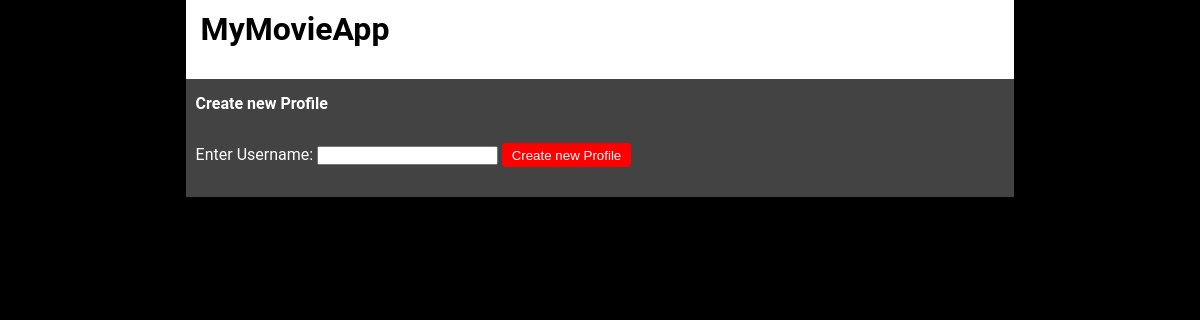
/, run on an earlier commit of the app's database.
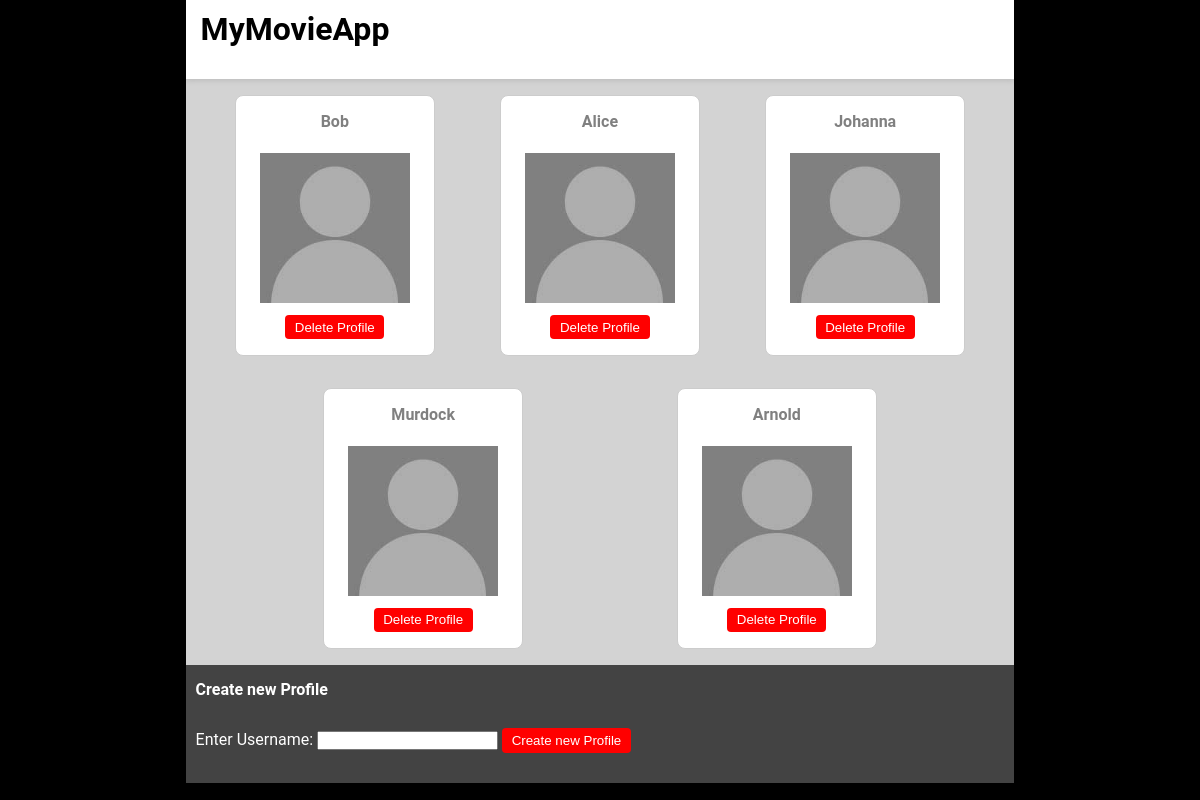
And on a later commit of the database.
### models.py (models this page shows, shortened)
class User(db.Model):
    __tablename__ = "users"
    id = db.Column(db.Integer, primary_key=True, autoincrement=True)
    name = db.Column(db.String(100), nullable=False)
    movies = db.relationship("Movie", secondary=movies_users, back_populates="users")

### app.py (the view)
@app.route("/")
def index():
    users = data_manager.get_users()
    return render_template("index.html", users=users, title="MyMovieApp")

### data_manager.py (called while the page is built)
    def get_users(self):
        users = db.session.query(User).all()
        return users

### templates/index.html
{% extends "base.html" %}
{% block content %}
<div class="card_container">
    {% for user in users %}
    <a href="{{ url_for('get_movies', user_id=user.id) }}" alt="{{user.name}}">
        <div class="card">
            <h4>{{ user.name }}</h4>
            <img src="{{ url_for('static', filename='img/profil_img.jpg') }}" height="150" width="150"
                 alt="Profile Image">
            <form action="{{ url_for('delete_user', user_id=user.id) }}" method="post">
                <button type="submit">Delete Profile</button>
            </form>
        </div>
    </a>
    {% endfor %}
</div>
<div class="forms">
    <h4>Create new Profile</h4>
        <form action="{{ url_for('create_user') }}" method="post">
            <label for="name">Enter Username:</label>
            <input type="text" id="name" name="name" required>
            <Button type="submit" value="Add Profile">Create new Profile</Button>
        </form>
</div>
{% endblock %}

### templates/base.html (shortened to what this page needs)
<!DOCTYPE html>
<html lang="en">
<head>
    <link rel="stylesheet" href="{{ url_for('static', filename='styles.css') }}">
</head>
<body>
<main class="container">
    <div class="header">
        <h1> {{ title }} </h1>
    </div>
    {% block content %}
    {% endblock %}
</main>
</body>
</html>

### static/styles.css (style rules this page uses)
* { box-sizing: border-box; margin-top: 0; padding: 0; }
html, body { font-family: 'Roboto', 'Helvetica Neue', Helvetica, Arial, sans-serif; font-style: normal; font-weight: 400; letter-spacing: 0; background-color: black; display: flex; flex-direction: column; }
.container { flex: 1; display: flex; flex-direction: column; justify-content: flex-start; background-color: lightgray; width: 70%; margin-left: auto; margin-right: auto; height: fit-content; }
.header { width: 100%; padding: 10px 15px; margin-top: 0px; margin-bottom: 0px; box-shadow: 0 2px 5px rgba(0, 0, 0, 0.1); background-color: white; }
.card_container { display: flex; flex-wrap: wrap; flex-flow: wrap; justify-content: space-evenly; align-items: flex-end; }
.card { border: 1px solid #ccc; border-radius: 8px; padding: 1rem; margin: 1rem; width: 200px; text-align: center; cursor: pointer; background: #ffffff; transition: box-shadow 0.3s ease; min-height: 250px; }
.forms { background-color: #434343; color: white; text-align: left; padding: 15px 15px 30px 10px; }
button { margin-top: 0.5rem; background: red; color: white; border: none; padding: 0.3rem 0.6rem; border-radius: 4px; cursor: pointer; }
a,a:visited, a:hover, a:active { text-decoration: none; color: #808080; }

What changed in the data, as far as the page shows it:
added User: name "Bob"
added User: name "Alice"
added User: name "Johanna"
added User: name "Murdock"
added User: name "Arnold"
